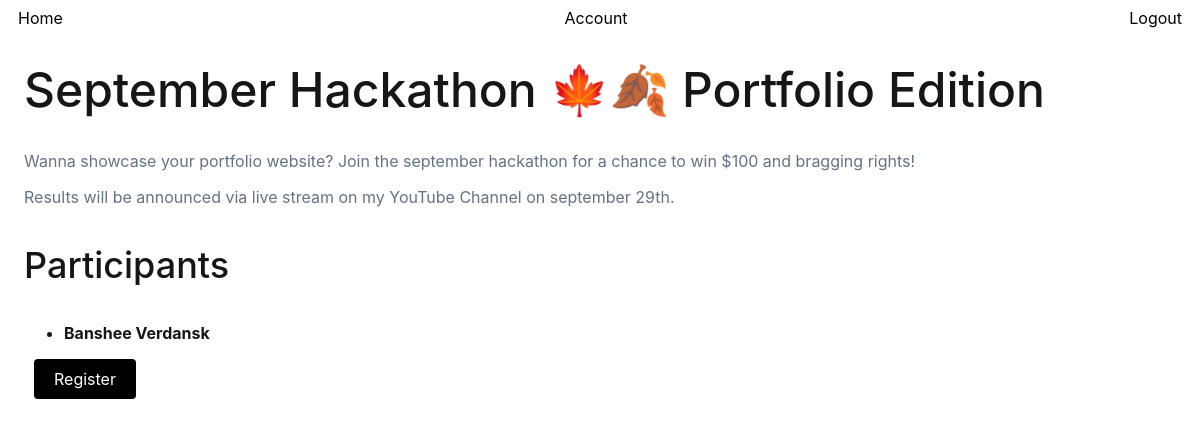
The page /event/2 (signed in) on the database its author committed.
### base/models.py (models this page shows, shortened)
class Event(models.Model):
    name = models.CharField(max_length  = 255)
    description = models.TextField(max_length =1000, null = True, blank = True)
    participants = models.ManyToManyField(User , blank = True, related_name = "events")
    start_date = models.DateTimeField(null = True, blank = True)
    end_date = models.DateTimeField(null = True, blank = True)
    created = models.DateField(auto_now_add = True) #Create
    updated  = models.DateField(auto_now = True) #Update
    class Meta:
        ordering = ['-end_date']

class User(AbstractUser):
    name = models.CharField(max_length=100, null = True)
    email = models.EmailField(unique=True, null = True)
    bio = models.TextField(null = True, blank = True)
    participant = models.BooleanField(default=True, null = True)
    avatar = models.ImageField(default='avatar.png', upload_to='.')
    USERNAME_FIELD = 'email'   # Auth with EmailField
    REQUIRED_FIELDS=['username']

### base/views.py (the view)
# urls.py: path('event/<int:pk>', eventpage, name = 'event_page'),
def eventpage(request, pk):
    event =  get_object_or_404(Event , pk=pk)
    registered = False
    try :
        myevents = Event.objects.filter(participants = request.user.id)
        if event in myevents:
            registered = True
        submitted = Submission.objects.filter(event = event , participant = request.user).exists()
        sub = Submission.objects.get(event = event , participant = request.user)
    except :
        sub = ""
        submitted =False
    context = {'event':event , 'registered':registered ,'submitted': submitted,"sub":sub}
    return render(request, "event.html",context)

### templates/event.html
{% extends "base.html"%} {% block title %} 🗓️ {{event.name}} {% endblock title %} {% block body %}
<h1>{{event.name}}</h1>
<p>{{event.description|linebreaks}}</p>
<div>
    <h3>
        Participants
    </h3>
    <ul>
        {% for p in event.participants.all %}
        <li><strong> {{p.name}} </strong></li>
        {% endfor %}
    </ul>
</div>
{% if registered %}
<h4> You are registered ✅</h4>
<p>(important) Participants are allowed one submission</p>
{% if submitted %}
<button style="cursor: not-allowed;" class="btn btn--primary ">You already submitted</button>
<a href="{% url 'pesubmission' pk=sub.id %}" class="btn btn--primary ">Edit Submission</a> {% else %}
<a href="{% url 'psubmission' pk=event.id %}" class="btn btn--primary "> Submit Project</a> {% endif %}
{%else %}
<a href="{% url 'registration_confirmaton' pk=event.id %}" class="btn btn--primary ">Register </a> {% endif %}
{%endblock body %}

### static/css/main.css (style rules this page uses)
* { background-color: rgb(255, 255, 255); color: rgb(22, 22, 22); font-family: -apple-system-body, BlinkMacSystemFont, sans-serif; }
h1, h2, h3, h4, h5, h6 { font-weight: 500; }
h1 { font-size: 48px; }
h3 { font-size: 36px; }
p { color: #637287; }
a { text-decoration: none; }
.btn { padding: 10px 20px; border-radius: 4px; text-decoration: none; background-color: rgb(204, 204, 204); color: black; display: block; width: fit-content; margin: 10px; background-color: none; border: none; }
.btn--primary { background-color: #000; color: #fff; }

### rows shown on the page
Event: name "September Hackathon 🍁🍂 Portfolio Edition", description "Wanna showcase your portfolio website? Join the september hackathon for a chance to win $100 and bragging rights! Results will be announced via live stream on my YouTube Channel on september 29th."
User: name "Banshee Verdansk"
